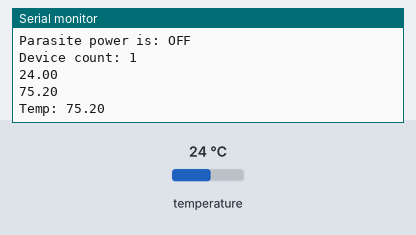
This sketch was run on a simulated Arduino Uno, built with avr-gcc and run on an emulated ATmega328P. Parts: the last lines printed to the serial monitor. The inputs (shaded band) are chosen by the test bench; at power-on: temperature 24 °C.

Above: at 2.3 s.
2.4 s: temperature set to 12 °C
At 4.4 s:
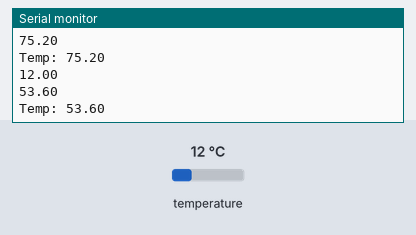
4.6 s: temperature set to 19 °C
At 7.0 s:
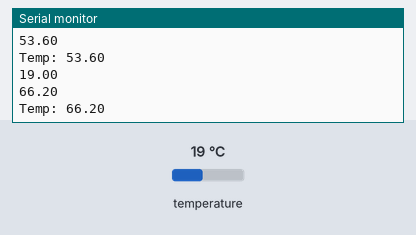
Timing chart, 0 to 8.5 s (numbered marks = the images above; inputs shaded):
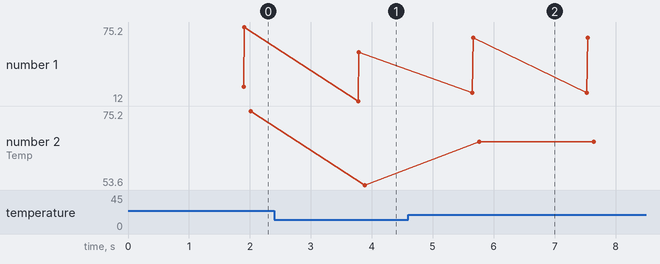

The sketch:

onewire.ino
```cpp
/*********
  Rui Santos
  Complete project details at http://randomnerdtutorials.com
*********/

#include <OneWire.h>
#include <DallasTemperature.h>


// Data wire is plugged into pin D1 on the ESP8266 12-E - GPIO 5
#define ONE_WIRE_BUS 13

// Setup a oneWire instance to communicate with any OneWire devices (not just Maxim/Dallas temperature ICs)
OneWire oneWire(ONE_WIRE_BUS);

// Pass our oneWire reference to Dallas Temperature.
DallasTemperature DS18B20(&oneWire);
char temperatureCString[6];
char temperatureFString[6];

// only runs once on boot
void setup() {
  // Initializing serial port for debugging purposes
  Serial.begin(9600);
  delay(1000);

  discoverOneWireDevices();

  DS18B20.begin(); // IC Default 9 bit. If you have troubles consider upping it 12. Ups the delay giving the IC more time to process the temperature measurement

  Serial.print("Looking on pin: ");
  Serial.println(ONE_WIRE_BUS);

  Serial.print("Parasite power is: ");
  if( DS18B20.isParasitePowerMode() ){
    Serial.println("ON");
  }else{
    Serial.println("OFF");
  }

  int numberOfDevices = DS18B20.getDeviceCount();
  Serial.print( "Device count: " );
  Serial.println( numberOfDevices );
}

void getTemperature() {
  float tempC;
  float tempF;
  //do {
    DS18B20.requestTemperatures();
    tempC = DS18B20.getTempCByIndex(0);
    Serial.println(tempC);
    dtostrf(tempC, 2, 2, temperatureCString);
    tempF = DS18B20.getTempFByIndex(0);
    Serial.println(tempF);
    dtostrf(tempF, 3, 2, temperatureFString);
    delay(100);
  //} while (tempC == 85.0 || tempC == (-127.0));
}

// runs over and over again
void loop() {
  getTemperature();
  Serial.print("Temp: ");
  Serial.println(temperatureFString);
  delay(1000);

  /*
  // Listenning for new clients
  WiFiClient client = server.available();

  if (client) {
    Serial.println("New client");
    // bolean to locate when the http request ends
    boolean blank_line = true;
    while (client.connected()) {
      if (client.available()) {
        char c = client.read();

        if (c == '\n' && blank_line) {
            getTemperature();
            client.println("HTTP/1.1 200 OK");
            client.println("Content-Type: text/html");
            client.println("Connection: close");
            client.println();
            // your actual web page that displays temperature
            client.println("<!DOCTYPE HTML>");
            client.println("<html>");
            client.println("<head></head><body><h1>ESP8266 - Temperature</h1><h3>Temperature in Celsius: ");
            client.println(temperatureCString);
            client.println("*C</h3><h3>Temperature in Fahrenheit: ");
            client.println(temperatureFString);
            client.println("*F</h3></body></html>");
            break;
        }
        if (c == '\n') {
          // when starts reading a new line
          blank_line = true;
        }
        else if (c != '\r') {
          // when finds a character on the current line
          blank_line = false;
        }
      }
    }
    // closing the client connection
    delay(1);
    client.stop();
    Serial.println("Client disconnected.");
  }
    */
}

void discoverOneWireDevices(void) {
  byte i;
  byte present = 0;
  byte data[12];
  byte addr[8];

  Serial.print("Looking for 1-Wire devices...\n\r");

  while(oneWire.search(addr)) {
    Serial.print("\n\rFound \'1-Wire\' device with address:\n\r");

    for( i = 0; i < 8; i++) {
      Serial.print("0x");
      if (addr[i] < 16) {
        Serial.print('0');

      }
      Serial.print(addr[i], HEX);
      if (i < 7) {
        Serial.print(", ");

      }
    }
    if ( OneWire::crc8( addr, 7) != addr[7]) {
        Serial.print("CRC is not valid!\n");
        return;
    }
  }
  Serial.print("\n\r\n\rThat's it.\r\n");
  oneWire.reset_search();
  return;
}
```

Measured:
- after the input at 2.4 s, the serial monitor: prints a new line after 1.4 s (image 1)
- after the input at 4.6 s, the serial monitor: prints a new line after 1.1 s (image 2)
- plotted number 1: 75.2 → 53.6 after the input at 2.4 s, 53.6 → 66.2 after the input at 4.6 s
- plotted number 2: 75.2 → 53.6 after the input at 2.4 s, 53.6 → 66.2 after the input at 4.6 s
